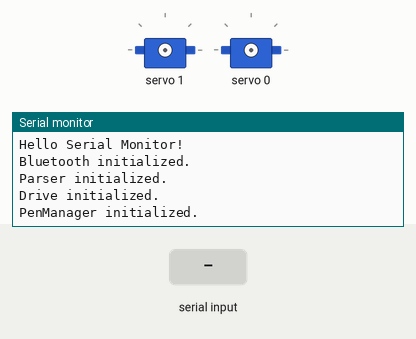
This program was run on a simulated Arduino Pro Mini, built with avr-gcc and run on an emulated ATmega328P. On the bench: 2 × servo, the last lines printed to the serial monitor. The test bench sets the inputs (shaded band).

Above: at 1.2 s.
1.3 s: "M3 1\n" received over the second serial link
At 2.3 s:
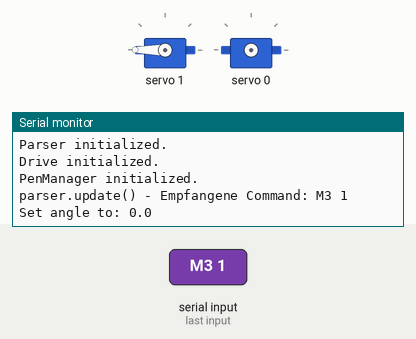
2.8 s: "M5 1\n" received over the second serial link
At 3.4 s:
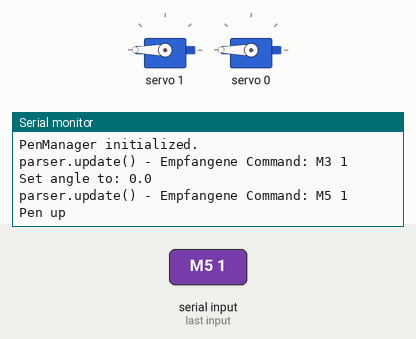

Measured:
- after the input at 1.3 s, the serial monitor: prints a new line at once (image 1)
- after the input at 2.8 s, the serial monitor: prints a new line at once (image 2)

The program:

main.cpp
```cpp
// (licence header left out)
/******************************************************
 * Hardware:
 ******************************************************
 Arduino Pro mini Atmega328 (5V, 16mHz)
 + USB to TTL FTDI FT232RL Adapter (Programmiergerät)
 - HM-10, Bluetooth 4.0, BLE-compatible
   - SparkFun Logic Level Konverter, bidirektional
 - DRV8825 Stepper Motor driver
   - Hybridschrittmotor NEMA 17 , 1,8° , 2,5A , 3,1V
 - PCA9685 - 16 channel 12 bit PWM servo driver
   - 2x5 SG92R Servos
 - Kompass GY-91

******************************************************
* G-Code Examples:
******************************************************

Example for PENs + plot:
------------------------------------
T2         ; Select pen 2
M5         ; Pen up
G1 X10 Y10 ; Move to (10,10)
M3         ; Pen down
M7 S45     ; Set angle to 45°
G1 X20 Y20 ; Draw to (20,20)
M5         ; Pen up

Example for Mode switching:
------------------------------------
M100 S0    ; Switch to driving mode
G1 X50 Y20 ; Drive with velocity
M100 S1    ; Switch to plot mode
G1 X10 Y10 ; Move to position

******************************************************
* TODOs
******************************************************

- Motoren auschalten wenn alle drei stehen.
- Richtung umschalten?
- Microstepping per Software ändern (Kommt erst mit Maximilians Treiber)
- ? HardwareSerial für Bluetooth verwenden (und für den Serial Monitor SoftwareSerial verwenden)
- Etwas zurück geben (hat schon mal funktioniert)
Erledigt:
- Ich muss Schritte zählen:plot-mode. Done!

*******************************************************/

#include <Wire.h>
#include <Adafruit_PWMServoDriver.h>

#include "robart_drive.h"
#include "robart_bluetooth_serial.h"
#include "robart_bluetooth_parser.h"
#include "robart_pen_manager.h"
#include "ChangeReporter.h"

// Define stepper motor connections and motor interface type.
// Motor interface type must be set to 1 when using a driver.
#define motorInterfaceType 1

// Motor 1 - Pins for direction and steps
#define dirPin1 2
#define stepPin1 3
// Motor 2 - Pins for direction and steps
#define dirPin2 4
#define stepPin2 5
// Motor 3 - Pins for direction and steps
#define dirPin3 6
#define stepPin3 7

#define motorEnable 8 // Pin to enable|disable all 3 motor drivers
#define isFree_9 9    // unused pin

#define btRxPin 10 // RX pin for Bluetooth module
#define btTxPin 11 // TX pin for Bluetooth module

#define isFree_12 12 // unused pin
#define idFree_13 13 // unused pin

ChangeReporter statusReporter;
// Bluetooth Modul an RX=2, TX=3
RobArt_BluetoothSerial bluetooth(btRxPin, btTxPin);
// The Command Parser
RobArt_Parser *parser = nullptr;
// RobArt_drive Instanz to manage the three stepper motors
RobArt_Drive drive = RobArt_Drive(motorInterfaceType, stepPin1, dirPin1, stepPin2, dirPin2, stepPin3, dirPin3);
// Pen control
RobArt_PenManager penManager;

// Arduino Setup Function
// The setup function is where you initialize your variables, pin modes, start using libraries, etc.
// It will only run once, after each power-up or reset of the Arduino board
void setup()
{
  // put your setup code here, to run once:
  Serial.begin(9600);
  while (!Serial); // Wait for connection (necessary for some boards)
  Serial.println("Hello Serial Monitor!");

  bluetooth.begin(); // Defaults to 9600 baud
  Serial.println("Bluetooth initialized.");

  parser = new RobArt_Parser(bluetooth.getStream());
  Serial.println("Parser initialized.");

  drive.setup(1000, 3200, 0.05); // 1000 max 4000, 3200 steps/rev, 50mm wheel diameter
  Serial.println("Drive initialized.");

  penManager.begin(); // Initialize PCA9685 PWM-Servo-Driver
  // Add 5 pens (10 servos, channels 0–9)
  // liftChannel, angleChannel, liftMin, liftMax, angleMin, angleMax
  penManager.addPen(0, 0, 1, 500, 1500, 1000, 2000); // Pen 0: lift ch0, angle ch1
  penManager.addPen(1, 2, 3, 500, 1500, 1000, 2000); // Pen 1: lift ch2, angle ch3
  penManager.addPen(2, 4, 5, 500, 1500, 1000, 2000); // Pen 2: lift ch4, angle ch5
  penManager.addPen(3, 6, 7, 500, 1500, 1000, 2000); // Pen 3: lift ch6, angle ch7
  penManager.addPen(4, 8, 9, 500, 1500, 1000, 2000); // Pen 4: lift ch8, angle ch9
  Serial.println("PenManager initialized.");
}

// The loop function is where the program runs continuously
void loop()
{
  if (parser)
  {
    parser->update(); // read incoming data from Bluetooth and parse the stuff

    parser->onMove([](int x, int y)
    {
        if (drive.getMode() == RobArt_Drive::PLOT_MODE) {
            Serial.println("Plot Mode - Moving to X: " + String(x, 1) + " Y: " + String(y, 1));
            drive.moveTo(x, y);
        } else {
            Serial.println("Driving Mode - Velocity X: " + String(x, 1) + " Y: " + String(y, 1));
            drive.update(x, y, 0, 10); // Use x, y as velocities
        }
    });

    parser->onPenControl([](bool lift, float value) {
      if (!lift) {
        penManager.setLift(false); // M5: Pen up
        Serial.println("Pen up");
      } else if (value >= 0 && value <= 180) {
        penManager.setAngle(value); // M7 S<angle>: Set angle
        Serial.println("Set angle to: " + String(value, 1));
      } else {
        penManager.setLift(true); // M3: Pen down
        Serial.println("Pen down");
      }
    });

    parser->onPenSelect([](uint8_t penId) {
        penManager.selectPen(penId);
        Serial.println("Selected Pen: " + String(penId));
    });

    parser->onMode([](uint8_t mode) {
        if (mode == 0) {
            drive.setMode(RobArt_Drive::DRIVING_MODE);
            Serial.println("Switched to Driving Mode");
        } else if (mode == 1) {
            drive.setMode(RobArt_Drive::PLOT_MODE);
            Serial.println("Switched to Plot Mode");
        }
    });

  }

  drive.run(); // Run the motors
}

/*
------------------------------------
main.cpp Minimal Example (that works)
------------------------------------

#include <AccelStepper.h>
#define motorInterfaceType 1
AccelStepper motor1(motorInterfaceType, 3, 2);
AccelStepper motor2(motorInterfaceType, 5, 4);
AccelStepper motor3(motorInterfaceType, 7, 6);

void setup() {
    Serial.begin(9600);
    motor1.setMaxSpeed(1000);
    motor2.setMaxSpeed(1000);
    motor3.setMaxSpeed(1000);
    motor1.setSpeed(250);
    motor2.setSpeed(500);
    motor3.setSpeed(1000);
}

void loop() {
    motor1.runSpeed();
    motor2.runSpeed();
    motor3.runSpeed();
}

*/
```

ChangeReporter.h
```cpp
#ifndef CHANGEREPORTER_H
#define CHANGEREPORTER_H

#include <Arduino.h>

class ChangeReporter {
public:
    ChangeReporter() = default;
    void reportIfChanged(const String label, const String &newValue);

private:
    String lastValue = "";
};

#endif // CHANGEREPORTER_H
```

robart_bluetooth_parser.h
```cpp
/******************************************************
 *
 * Project: RobArt the DrawingBot
 *
 * written by Carsten Nichte
 * https://carsten-nichte.de/docs/drawingbot/
 *
 ******************************************************/

#ifndef ROBART_BLUETOOTH_PARSER_H
#define ROBART_BLUETOOTH_PARSER_H

#include <Arduino.h>

class RobArt_Parser
{
public:
    using MoveCallback = void (*)(int x, int y);
    using PenCallback = void (*)(uint8_t penId);
    using PenControlCallback = void (*)(bool lift, float value); // true = down, false = up; value = angle or PWM
    using ModeCallback = void (*)(uint8_t mode); // For M100 S<mode>

    using StatusCallback = void (*)();
    using LedCallback = void (*)(bool on, int pwm);

    RobArt_Parser(Stream &stream);
    void update();

    void onMove(MoveCallback cb);
    void onPenSelect(PenCallback cb);
    void onPenControl(PenControlCallback cb);
    void onMode(ModeCallback cb);

    void onStatus(StatusCallback cb);
    void onLed(LedCallback cb);

private:
    Stream &btStream;

    MoveCallback moveCb = nullptr;
    PenCallback penCb = nullptr;
    PenControlCallback penControlCb = nullptr;
    ModeCallback modeCb = nullptr;

    StatusCallback statusCb = nullptr;
    LedCallback ledCb = nullptr;

    void parseCommand(const String &command);
    int extractValue(const String &cmd, char key);
    void reply(int x, int y);
};

#endif // ROBART_BLUETOOTH_PARSER_H

/*
    void parsePEN(String params);
    void parseSVGPath(String path, float *vx, float *vy, float *lastX, float *lastY);
*/
```

robart_bluetooth_serial.h
```cpp
/******************************************************
 *
 * Project: RobArt the DrawingBot
 *
 * written by Carsten Nichte
 * https://carsten-nichte.de/docs/drawingbot/
 *
 ******************************************************/

#ifndef ROBART_BLUETOOTH_SERIAL_H
#define ROBART_BLUETOOTH_SERIAL_H

#include <Arduino.h>
#include <SoftwareSerial.h>

class RobArt_BluetoothSerial
{
public:
    RobArt_BluetoothSerial(uint8_t rxPin, uint8_t txPin); // Constructor takes RX and TX pin numbers
    void begin(long baudRate = 9600);                     // Start SoftwareSerial with default 9600 baud
    void send(const String &message);
    String receive();
    bool available();
    Stream& getStream();
    void println(const String &message);

private:
    uint8_t rx, tx;
    SoftwareSerial *btStream;
};

#endif
```

robart_drive.h
```cpp
/******************************************************
 *
 * Project: RobArt the DrawingBot
 *
 * written by Carsten Nichte
 * https://carsten-nichte.de/docs/drawingbot/
 *
 ******************************************************/

#ifndef ROBART_DRIVE_H
#define ROBART_DRIVE_H

#include <Arduino.h>
#include <AccelStepper.h>

// Prototyes
class RobArt_Drive
{
  public:
    enum Mode { DRIVING_MODE, PLOT_MODE }; // Mode enumeration

private:
  AccelStepper motor1;
  AccelStepper motor2;
  AccelStepper motor3;

  Mode currentMode = DRIVING_MODE; // Default to plot mode (normaly)

  float sqrt3 = 1.73205;
  float r = 0.3; // Distance from robot center to wheel (meters)

  // driving-mode
  float vx = 0.0, vy = 0.0, omega = 0.0; // Velocities for driving mode

  // plot-mode
  float steps_per_meter; // Steps per meter of wheel travel
  float lastX = 0.0, lastY = 0.0; // Track last position

public:

  RobArt_Drive(uint8_t motorInterfaceType, uint8_t stepPin1, uint8_t dirPin1, uint8_t stepPin2, uint8_t dirPin2, uint8_t stepPin3, uint8_t dirPin3);
  void setup(float max_speed, float steps_per_rev, float wheel_diameter);
  void setMode(Mode mode); // Set driving or plot mode
  Mode getMode(); // Return current mode

   // driving-mode
  void update(float vx, float vy, float  omega, float speed_fak);
  void calculateWheelSpeeds(float *v1, float *v2, float *v3);

  // plot-mode
  void moveTo(float x, float y);
  void calculateWheelPositions(float x, float y, long *steps1, long *steps2, long *steps3);
  bool isMoving(); // Check if motors are still moving

  void run(); // Run motors to reach target
};

#endif
```

robart_pen.h
```cpp
/******************************************************
 *
 * Project: RobArt the DrawingBot
 *
 * written by Carsten Nichte
 * https://carsten-nichte.de/docs/drawingbot/
 *
 ******************************************************/

#ifndef ROBART_PEN_H
#define ROBART_PEN_H

#include <Arduino.h>
#include <Adafruit_PWMServoDriver.h>

class RobArt_Pen {
public:
    RobArt_Pen(Adafruit_PWMServoDriver &pwm, uint8_t liftChannel, uint8_t angleChannel,
               uint16_t liftMin, uint16_t liftMax, uint16_t angleMin, uint16_t angleMax);
    void setLift(bool down); // true = down, false = up
    void setAngle(float angle); // Angle in degrees (0–180)

private:
    Adafruit_PWMServoDriver &pwm;
    uint8_t liftChannel, angleChannel;
    uint16_t liftMin, liftMax; // PWM pulse widths (e.g., 500–1500µs)
    uint16_t angleMin, angleMax; // PWM pulse widths (e.g., 1000–2000µs)
    uint16_t mapAngleToPWM(float angle); // Map 0–180° to PWM
};

#endif
```

robart_pen_manager.h
```cpp
/******************************************************
 *
 * Project: RobArt the DrawingBot
 *
 * written by Carsten Nichte
 * https://carsten-nichte.de/docs/drawingbot/
 *
 ******************************************************/

#ifndef ROBART_PEN_MANAGER_H
#define ROBART_PEN_MANAGER_H

#include <Arduino.h>
#include <Adafruit_PWMServoDriver.h>
#include "robart_pen.h"

#define MAX_PENS 5

class RobArt_PenManager {
public:
    RobArt_PenManager();
    void begin(uint8_t i2cAddress = 0x40); // Default PCA9685 address
    void addPen(uint8_t penId, uint8_t liftChannel, uint8_t angleChannel,
                uint16_t liftMin, uint16_t liftMax, uint16_t angleMin, uint16_t angleMax);
    void selectPen(uint8_t penId); // Select active pen (0–4)
    void setLift(bool down); // Control active pen’s lift
    void setAngle(float angle); // Control active pen’s angle

private:
    Adafruit_PWMServoDriver pwm;
    RobArt_Pen* pens[MAX_PENS];
    uint8_t activePenId;
};

#endif
```

ChangeReporter.cpp
```cpp
// (licence header left out)
// Copyright (C) 2025 [Carsten Nichte]
// This file is part of Robart.
// Licensed under the GNU General Public License v3.0. See LICENSE for details.
#include "ChangeReporter.h"

void ChangeReporter::reportIfChanged(const String label, const String &newValue) {
    if (newValue != lastValue) {
        Serial.println(label + ": " + String(newValue));
        lastValue = newValue;
    }
}
```

robart_bluetooth_parser.cpp
```cpp
// (licence header left out)
#include "robart_bluetooth_parser.h"

// Constructor for the RobArt_Parser class
// Initializes the Bluetooth stream
RobArt_Parser::RobArt_Parser(Stream &stream) : btStream(stream) {}

// Updates the parser by checking for available data in the Bluetooth stream
// Reads incoming characters and builds a command string until a newline character is encountered
void RobArt_Parser::update() {
    static String command = ""; // Static to retain data across calls
    if (btStream.available()) {
        char c = btStream.read();
        if (c == '\n') {
            Serial.println("parser.update() - Empfangene Command: " + command);
            command.trim();
            parseCommand(command);
            command = ""; // Reset for next command
        } else {
            command += c; // Build command incrementally
        }
    }
}

// Sets the callback functions for different events
void RobArt_Parser::onMove(MoveCallback cb) { moveCb = cb; }
void RobArt_Parser::onPenSelect(PenCallback cb) { penCb = cb; }
void RobArt_Parser::onPenControl(PenControlCallback cb) { penControlCb = cb; }
void RobArt_Parser::onMode(ModeCallback cb) { modeCb = cb; }

void RobArt_Parser::onStatus(StatusCallback cb) { statusCb = cb;}
void RobArt_Parser::onLed(LedCallback cb) { ledCb = cb; }

// Parses the command string and executes the corresponding action
// For example, "G1 X10 Y20" will move to coordinates (10, 20)
// Calls the appropriate callback functions based on the command
void RobArt_Parser::parseCommand(const String &command) {
    if (command.startsWith("G1")) {
        float x = extractValue(command, 'X');
        float y = extractValue(command, 'Y');
        if (moveCb) moveCb(x, y);
        reply(x, y);
    } else if (command.startsWith("T")) {
        uint8_t penId = (uint8_t)extractValue(command, 'T');
        if (penCb) penCb(penId);
    } else if (command.startsWith("M3")) {
        float value = extractValue(command, 'S'); // Optional PWM for fine control
        if (penControlCb) penControlCb(true, value); // Pen down
    } else if (command.startsWith("M5")) {
        if (penControlCb) penControlCb(false, 0); // Pen up
    } else if (command.startsWith("M7")) {
        float angle = extractValue(command, 'S');
        if (penControlCb) penControlCb(true, angle); // Set angle
        } else if (command.startsWith("M100")) {
        uint8_t mode = (uint8_t)extractValue(command, 'S');
        if (modeCb) modeCb(mode);
    } else if (command.startsWith("M105")) {
        if (statusCb) statusCb();
        else btStream.println("OK T:24.5");
    }
}

// Extracts the value associated with a key in the command string
// For example, in "G1 X10 Y20", it extracts 10 for 'X' and 20 for 'Y'
// Returns 0 if the key is not found
int RobArt_Parser::extractValue(const String &cmd, char key) {
    int idx = cmd.indexOf(key);
    if (idx == -1) return 0;
    int endIdx = cmd.indexOf(' ', idx);
    if (endIdx == -1) endIdx = cmd.length();
    return cmd.substring(idx + 1, endIdx).toInt();
}

void RobArt_Parser::reply(int x, int y) {
    // TODO: bluetooth.println("Moving to X: " + String(x) + " Y: " + String(y) )

    btStream.print("Moving to X:");
    btStream.print(x);
    btStream.print(" Y:");
    btStream.println(y);
}


//! --- altes eug
/*
void RobArt_Bluetooth_Parser::parsePEN(String params)
{
    sscanf(params.substring(index).c_str(), "%f %f", &pen_nr, &pen_command);
}

// in: path
// return: float &vx, float &vy, float &lastX, float &lastY (pointers to)
// TODO return values as struct, instead of using pointers?
void RobArt_Bluetooth_Parser::parseSVGPath(String path, float *vx, float *vy, float *lastX, float *lastY)
{

    float newX, newY, ctrlX1, ctrlY1, ctrlX2, ctrlY2;
    char command;
    int index = 0;

    while (index < path.length())
    {
        command = path[index];
        index++;

        if (command == 'M' || command == 'L')
        { // Move to or Line to
            sscanf(path.substring(index).c_str(), "%f %f", &newX, &newY);
            *vx = newX - *lastX;
            *vy = newY - *lastY;
            *lastX = newX;
            *lastY = newY;
        }
        else if (command == 'C')
        { // Cubic Bézier curve
            sscanf(path.substring(index).c_str(), "%f %f %f %f %f %f", &ctrlX1, &ctrlY1, &ctrlX2, &ctrlY2, &newX, &newY);
            *vx = newX - *lastX;
            *vy = newY - *lastY;
            *lastX = newX;
            *lastY = newY;
        }
        else if (command == 'Q')
        { // Quadratic Bézier curve
            sscanf(path.substring(index).c_str(), "%f %f %f %f", &ctrlX1, &ctrlY1, &newX, &newY);
            *vx = newX - *lastX;
            *vy = newY - *lastY;
            *lastX = newX;
            *lastY = newY;
        }
        else if (command == 'Z' || command == 'z')
        { // Close path
            vx = 0;
            vy = 0;
        }

        index = path.indexOf(' ', index) + 1;
    }
}
*/
```

robart_plotter.cpp
```cpp
// (licence header left out)

```

Source omitted: robart_bluetooth_serial.cpp (3183 bytes), robart_drive.cpp (4904 bytes), robart_pen.cpp (1192 bytes), robart_pen_manager.cpp (2505 bytes)
